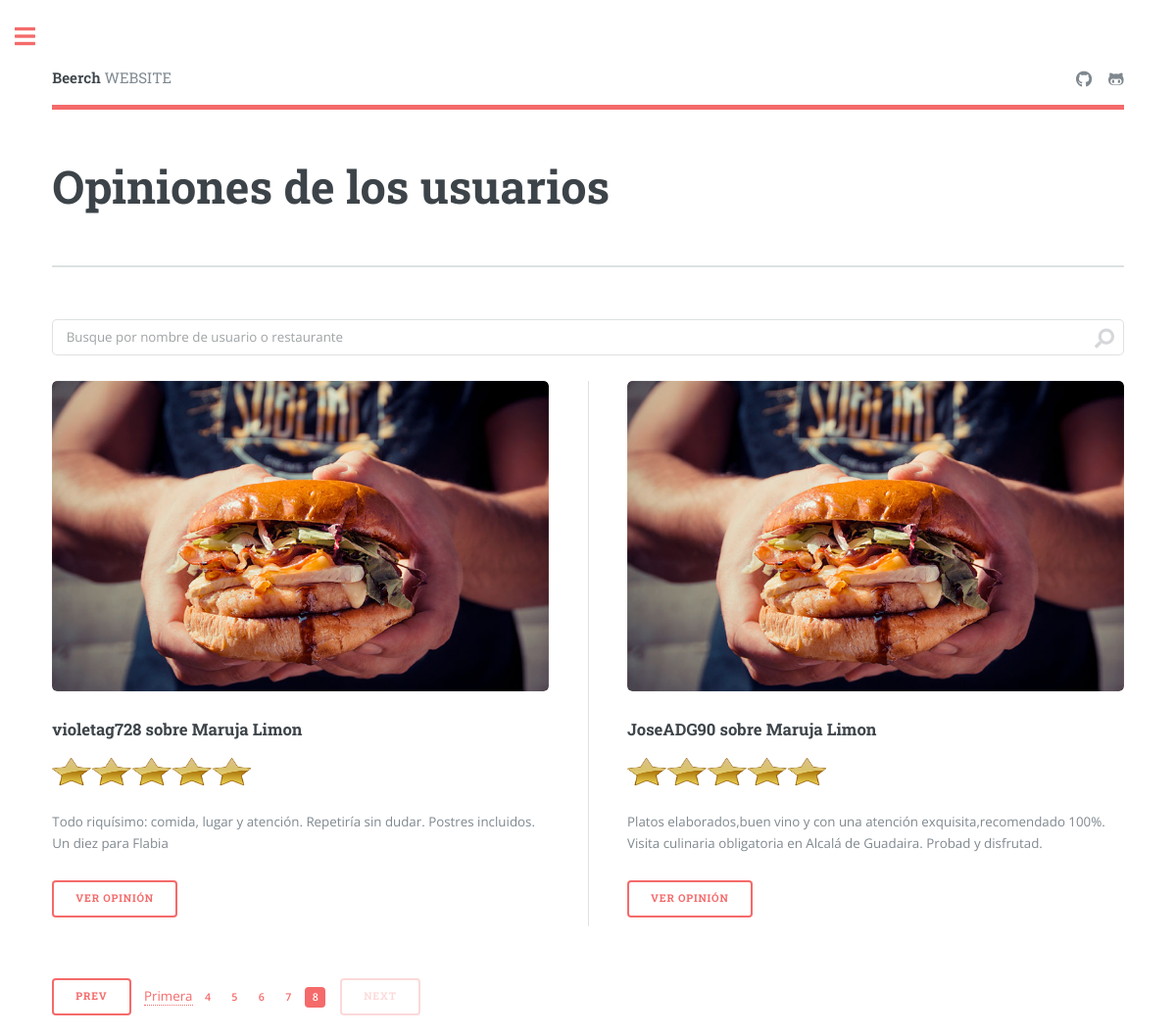
The app's page /reviews?page=-4, older data.
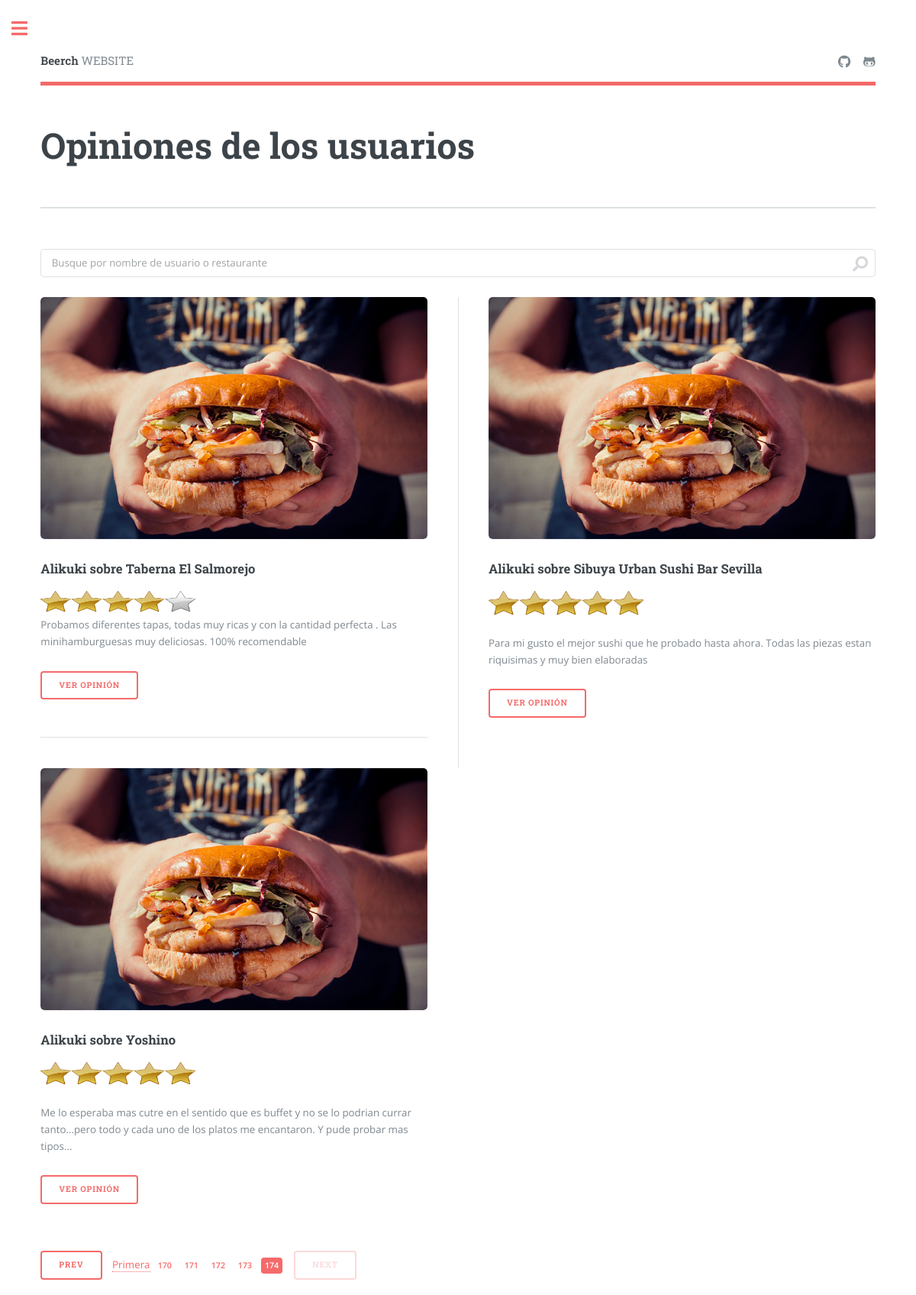
The same page, newer data.
### myapp/models.py (models this page shows, shortened)
class Review(models.Model):
    user = models.ForeignKey(User, on_delete=models.SET_NULL, null=True)
    restaurant = models.ForeignKey(Restaurant, on_delete=models.SET_NULL, null=True)
    rate = models.IntegerField()
    visit_date = models.CharField(max_length=100)
    title = models.CharField(max_length=100)
    description = models.CharField(max_length=500)

class User(models.Model):
    photo = models.URLField(default='https://encrypted-tbn0.gstatic.com/images?q=tbn:ANd9GcTv_p3auZIO-jK7XWsgmAOwOLrSL7GcJ4JT1CQsdJl391lPu8vj&s')
    name = models.CharField(max_length=100)

class Restaurant(models.Model):
    name = models.CharField(max_length=100)
    town = models.CharField(max_length=100)
    address = models.CharField(max_length=100)
    phone = models.CharField(max_length=100)
    special_diets = models.CharField(max_length=100)
    link = models.URLField(max_length=200,default='https://www.tripadvisor.es')
    categories = models.ManyToManyField(Category)

### myapp/views.py (the view)
# urls.py: path('reviews', myapp_view.reviews),
def reviews(request):
    data = request.POST.get('search', False)
    if data:
        reviews_list = Review.objects.filter(Q(user__name__icontains=data) | Q(restaurant__name__icontains=data))
    else:
        reviews_list = Review.objects.all()
    page = request.GET.get('page', 1)
    paginator = Paginator(reviews_list, 4)
    try:
        reviews = paginator.page(page)
    except PageNotAnInteger:
        reviews = paginator.page(1)
    except EmptyPage:
        reviews = paginator.page(paginator.num_pages)
    if data:
        placeholder = data
    else:
        placeholder = 'Busque por nombre de usuario o restaurante'
    return render(request, 'reviews.html', { 'reviews': reviews, 'placeholder': placeholder })

### templates/reviews.html (shortened to what this page needs)
{% load static %}
<!DOCTYPE HTML>
<html>
	<head>
		<link rel="stylesheet" href="{% static 'login_true/css/main.css' %}" />
	</head>
	<body class="is-preload">
			<div id="wrapper">
					<div id="main">
						<div class="inner">
								<header id="header">
									<a href="/" class="logo">
										<strong>Beerch</strong>
										WEBSITE
									</a>
									<ul class="icons">
										<li><a target="blank" href="https://github.com/alvar017" class="icon brands fa-github"><span class="label">GitHub Alvaro</span></a></li>
										<li><a target="blank" href="https://github.com/antoniosp7" class="icon brands fa-github-alt"><span class="label">GitHub Antonio</span></a></li>
									</ul>
								</header>
								<section id="banner">
									<div class="content">
										<header>
											<h1>Opiniones de los usuarios</h1>
										</header>
									</div>
								</section>
								<section>
								<section id="search" class="alt">
									<form method="post" action="reviews">
										{% if placeholder %}
											<input type="text" name="search" id="search" placeholder="{{ placeholder }}" />
										{% else %}
											<input type="text" name="search" id="search" placeholder="Busque por nombre de usuario o restaurante" />
										{% endif %}
									</form>
								</section>
								<section>
									<div class="posts">
										{% for review in reviews %}
											<article>
												{% if 'https:' in review.restaurant.id %}
													<a href="#" class="image"><img src="images/pic01.jpg" alt="" width="100%" height="100%"/></a>
												{% else %}
													<a href="#" class="image"><img src="/static/images/food.jpg" alt="" width="100%" height="100%"/></a>
												{% endif %}
												<h3>{{review.user.name}} sobre {{review.restaurant.name}}</h3>
												{% if review.rate == 0 %}
													<img class="image" src="/static/images/rating/star_0.png" alt="" width="40%" height="5%"/>
												{% elif review.rate == 1 %}
													<img class="image" src="/static/images/rating/star_1.png" alt="" width="40%" height="5%"/>
												{% elif review.rate == 2 %}
													<img class="image" src="/static/images/rating/star_2.png" alt="" width="40%" height="5%"/>
												{% elif review.rate == 3 %}
													<img class="image" src="/static/images/rating/star_3.png" alt="" width="40%" height="5%"/>
												{% elif review.rate == 4 %}
													<img src="/static/images/rating/star_4.png" alt="" width="40%" height="5%"/>
												{% elif review.rate == 5 %}
													<img class="image" class="image" src="/static/images/rating/star_5.png" alt="" width="40%" height="5%"/>
												{% endif %}
												<p>{{review.description}}</p>
												<form method="post" action="review">
													<button type="submit">Ver opinión</button>
												</form>
											</article>
										{% endfor %}
									</div>
								</section>
								</section>
									<ul class="pagination">
										{% if reviews.has_previous %}
											<li><a href="?page={{ reviews.previous_page_number }}" class="button">Prev</a></li>
										{% else %}
											<li><span class="button disabled">Prev</span></li>
										{% endif %}
											{% if reviews.number|add:'-4' > 1 %}
												<li><a href="?page=1">Primera</a></li>
											{% endif %}
										{% for i in reviews.paginator.page_range %}
											{% if reviews.number == i %}
												<li><a href="#" class="page active">{{ i }}</a></li>
    										{% elif i > reviews.number|add:'-5' and i < reviews.number|add:'5' %}
												<li><a href="?page={{ i }}" class="page">{{ i }}</a></li>
											{% endif %}
										{% endfor %}
										{% if reviews.has_next %}
											<li><a href="?page={{ reviews.next_page_number }}" class="button">Next</a></li>
										{% else %}
											<li><span class="button disabled">Next</span></li>
										{% endif %}
									</ul>
						</div>
					</div>
			</div>
	</body>
</html>

Row changes from the older to the newer data that the page shows:
removed Review: user.name "violetag728", restaurant.name "Maruja Limon", rate 5 (drawn), description "Todo riquísimo: comida, lugar y atención. Repetiría sin dudar. Postres incluidos. Un diez para Flabia"
removed Review: user.name "JoseADG90", restaurant.name "Maruja Limon", rate 5 (drawn), description "Platos elaborados,buen vino y con una atención exquisita,recomendado 100%. Visita culinaria obligatoria en Alcalá de Guadaira. Probad y disfrutad."
added Review: user.name "Alikuki", restaurant.name "Taberna El Salmorejo", rate 4 (drawn), description "Probamos diferentes tapas, todas muy ricas y con la cantidad perfecta . Las minihamburguesas muy deliciosas. 100% recomendable"
added Review: user.name "Alikuki", restaurant.name "Sibuya Urban Sushi Bar Sevilla", rate 5 (drawn), description "Para mi gusto el mejor sushi que he probado hasta ahora. Todas las piezas estan riquisimas y muy bien elaboradas"
added Review: user.name "Alikuki", restaurant.name "Yoshino", rate 5 (drawn), description "Me lo esperaba mas cutre en el sentido que es buffet y no se lo podrian currar tanto...pero todo y cada uno de los platos me encantaron. Y pude probar mas tipos..."
Text that changed along with them:
new list line: "170"
new list line: "171"
new list line: "172"
new list line: "173"
new list line: "174"
list line gone: "4"
list line gone: "5"
list line gone: "6"
list line gone: "7"
list line gone: "8"
